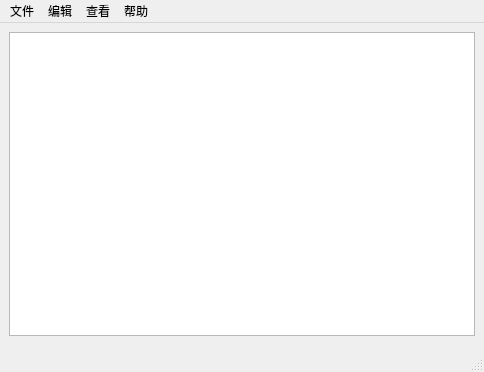
<?xml version="1.0" encoding="UTF-8"?>
<ui version="4.0">
 <class>MainWindow</class>
 <widget class="QMainWindow" name="MainWindow">
  <property name="geometry">
   <rect>
    <x>0</x>
    <y>0</y>
    <width>484</width>
    <height>372</height>
   </rect>
  </property>
  <property name="sizePolicy">
   <sizepolicy hsizetype="Preferred" vsizetype="Fixed">
    <horstretch>0</horstretch>
    <verstretch>0</verstretch>
   </sizepolicy>
  </property>
  <property name="contextMenuPolicy">
   <enum>Qt::DefaultContextMenu</enum>
  </property>
  <property name="acceptDrops">
   <bool>false</bool>
  </property>
  <property name="windowTitle">
   <string>MainWindow</string>
  </property>
  <property name="layoutDirection">
   <enum>Qt::LeftToRight</enum>
  </property>
  <property name="autoFillBackground">
   <bool>true</bool>
  </property>
  <widget class="QWidget" name="centralwidget">
   <layout class="QHBoxLayout" name="horizontalLayout">
    <item>
     <widget class="QTextEdit" name="textEdit">
      <property name="sizePolicy">
       <sizepolicy hsizetype="Preferred" vsizetype="Preferred">
        <horstretch>0</horstretch>
        <verstretch>0</verstretch>
       </sizepolicy>
      </property>
      <property name="font">
       <font>
        <family>宋体</family>
        <pointsize>18</pointsize>
       </font>
      </property>
      <property name="contextMenuPolicy">
       <enum>Qt::NoContextMenu</enum>
      </property>
     </widget>
    </item>
   </layout>
  </widget>
  <widget class="QMenuBar" name="menubar">
   <property name="geometry">
    <rect>
     <x>0</x>
     <y>0</y>
     <width>484</width>
     <height>21</height>
    </rect>
   </property>
   <widget class="QMenu" name="file">
    <property name="title">
     <string>文件</string>
    </property>
    <addaction name="open"/>
    <addaction name="save"/>
    <addaction name="anothersave"/>
    <addaction name="separator"/>
    <addaction name="exit"/>
   </widget>
   <widget class="QMenu" name="edit">
    <property name="title">
     <string>编辑</string>
    </property>
    <addaction name="clear"/>
    <addaction name="undo"/>
    <addaction name="separator"/>
    <addaction name="copy"/>
    <addaction name="paste"/>
    <addaction name="cut"/>
    <addaction name="separator"/>
    <addaction name="font"/>
    <addaction name="color"/>
   </widget>
   <widget class="QMenu" name="help">
    <property name="title">
     <string>帮助</string>
    </property>
    <addaction name="about"/>
   </widget>
   <widget class="QMenu" name="watch">
    <property name="title">
     <string>查看</string>
    </property>
    <addaction name="status"/>
    <addaction name="cgline"/>
   </widget>
   <addaction name="file"/>
   <addaction name="edit"/>
   <addaction name="watch"/>
   <addaction name="help"/>
  </widget>
  <widget class="QStatusBar" name="statusbar">
   <property name="sizePolicy">
    <sizepolicy hsizetype="Preferred" vsizetype="Fixed">
     <horstretch>0</horstretch>
     <verstretch>0</verstretch>
    </sizepolicy>
   </property>
   <property name="font">
    <font>
     <family>Consolas</family>
     <pointsize>14</pointsize>
     <weight>75</weight>
     <bold>true</bold>
    </font>
   </property>
   <property name="tabletTracking">
    <bool>false</bool>
   </property>
   <property name="contextMenuPolicy">
    <enum>Qt::DefaultContextMenu</enum>
   </property>
   <property name="layoutDirection">
    <enum>Qt::LeftToRight</enum>
   </property>
   <property name="autoFillBackground">
    <bool>true</bool>
   </property>
  </widget>
  <action name="open">
   <property name="text">
    <string>打开</string>
   </property>
  </action>
  <action name="save">
   <property name="text">
    <string>保存</string>
   </property>
  </action>
  <action name="exit">
   <property name="text">
    <string>退出</string>
   </property>
  </action>
  <action name="anothersave">
   <property name="text">
    <string>另存为</string>
   </property>
  </action>
  <action name="undo">
   <property name="text">
    <string>撤销</string>
   </property>
  </action>
  <action name="copy">
   <property name="text">
    <string>复制</string>
   </property>
  </action>
  <action name="paste">
   <property name="text">
    <string>粘贴</string>
   </property>
  </action>
  <action name="cut">
   <property name="text">
    <string>剪切</string>
   </property>
  </action>
  <action name="status">
   <property name="checkable">
    <bool>true</bool>
   </property>
   <property name="text">
    <string>状态栏</string>
   </property>
  </action>
  <action name="cgline">
   <property name="checkable">
    <bool>true</bool>
   </property>
   <property name="text">
    <string>自动换行</string>
   </property>
  </action>
  <action name="about">
   <property name="text">
    <string>关于</string>
   </property>
  </action>
  <action name="font">
   <property name="text">
    <string>字体</string>
   </property>
  </action>
  <action name="color">
   <property name="text">
    <string>颜色</string>
   </property>
  </action>
  <action name="clear">
   <property name="text">
    <string>清空</string>
   </property>
  </action>
 </widget>
 <resources/>
 <connections/>
</ui>
